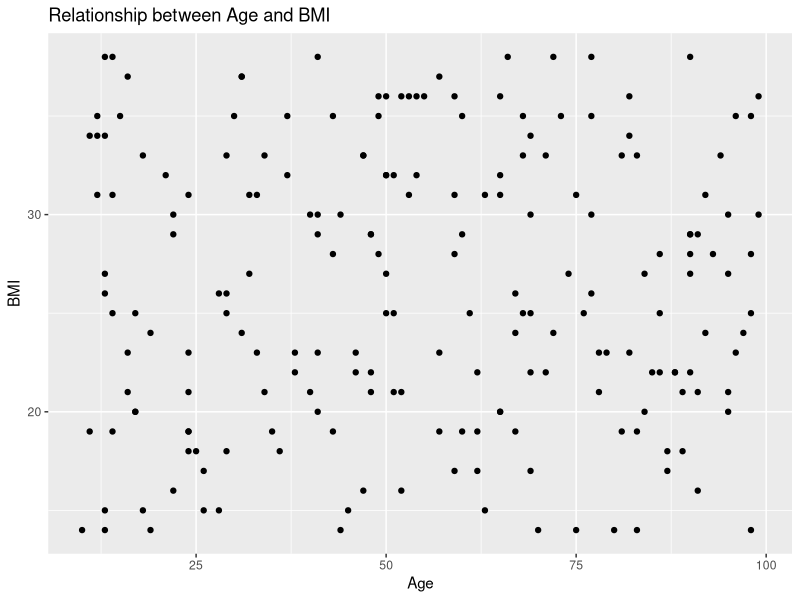
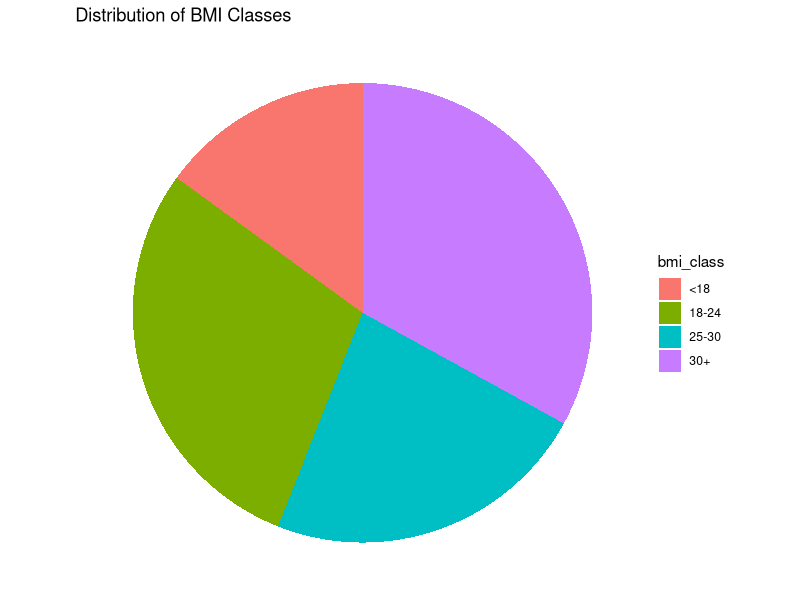
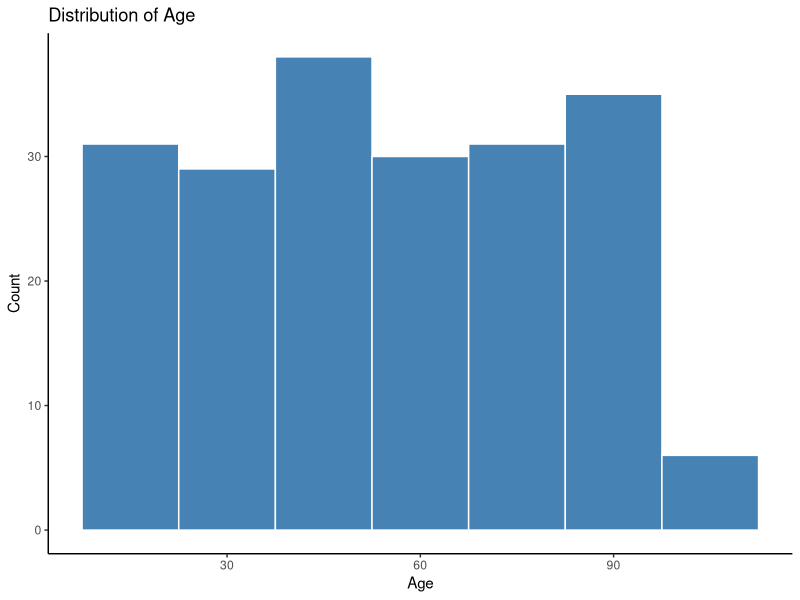
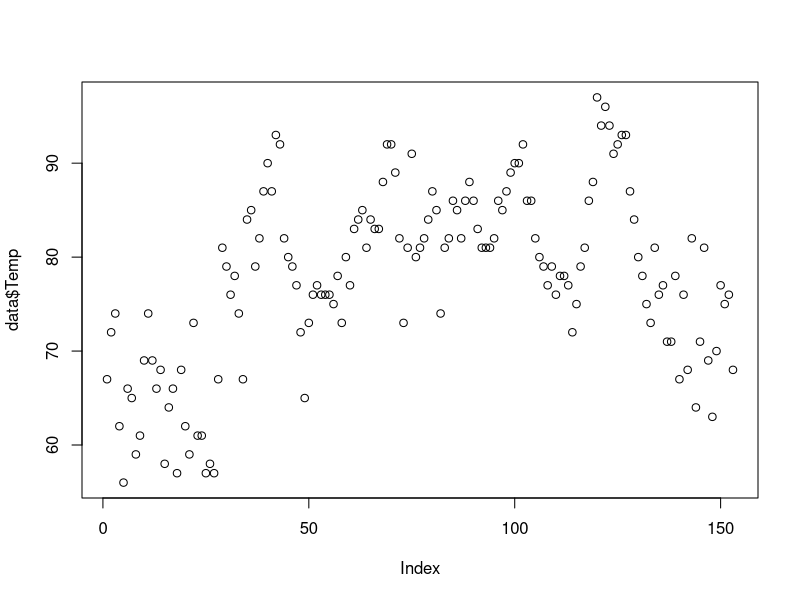
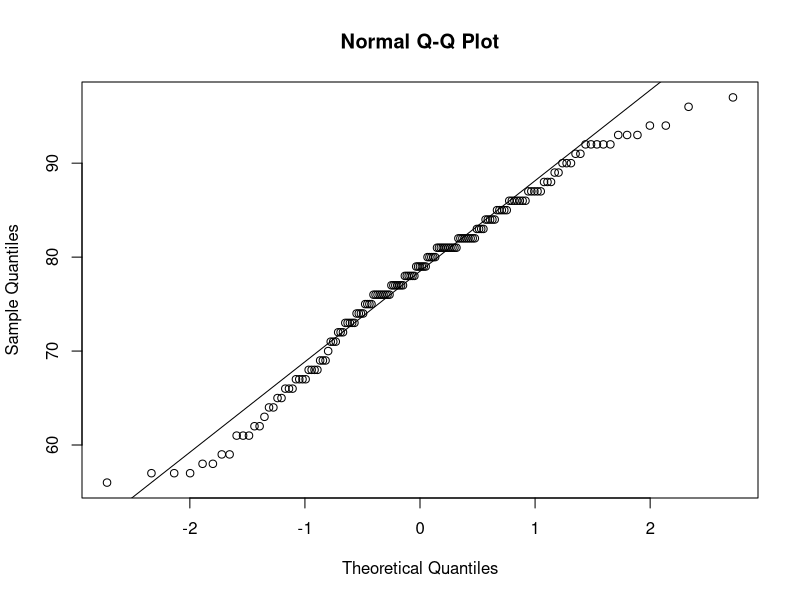
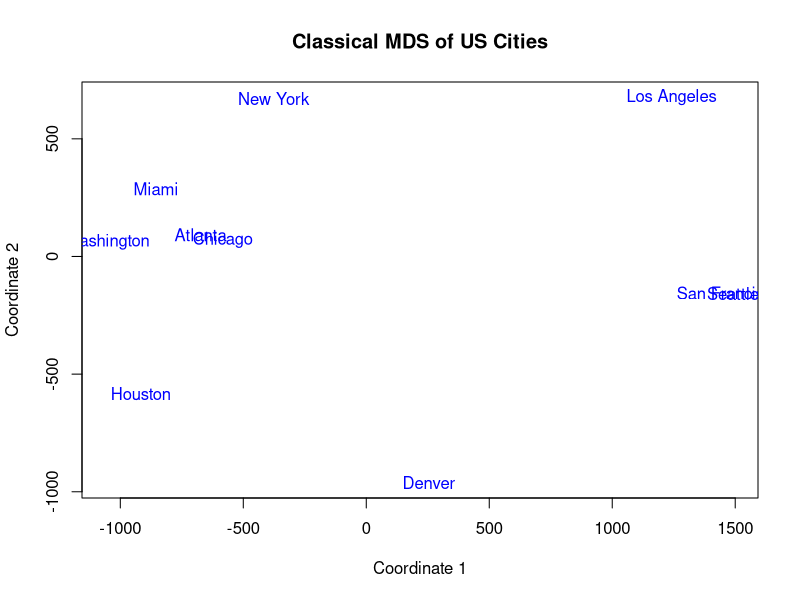
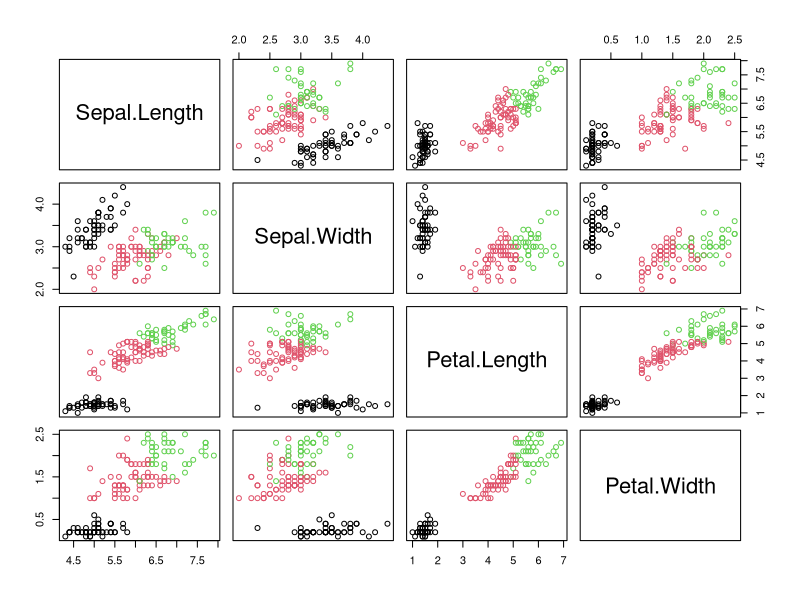
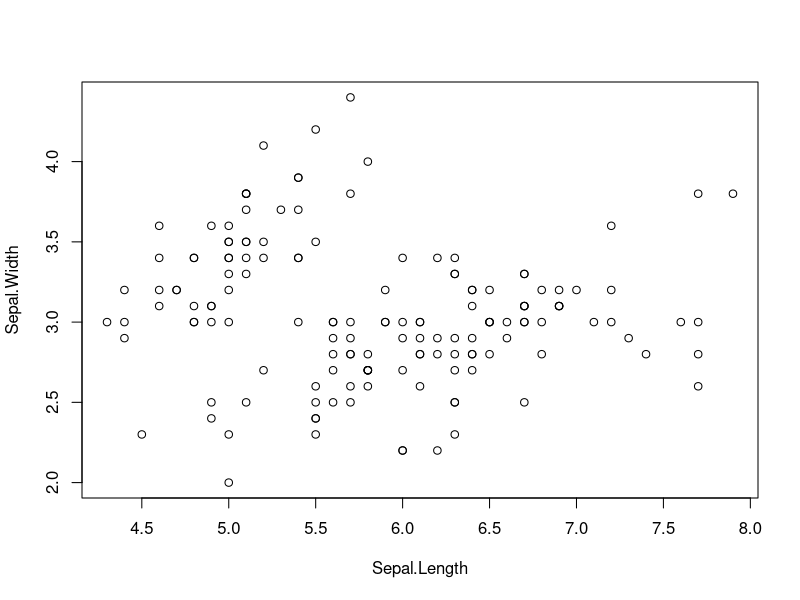

These charts were generated, in order, by the following R code:
# Question No 6

library(ggplot2)
set.seed(33)

# a
age <- sample(10:99, 200, replace = TRUE)
sex <- sample(c("Male", "Female"), 200, replace = TRUE)
education <- sample(c("No education", "Primary", "Secondary", "Beyond secondary"), 200, replace = TRUE)
socioeconomic_status <- sample(c("Low", "Middle", "High"), 200, replace = TRUE)
bmi <- sample(14:38, 200, replace = TRUE)

# b

ggplot(data = data.frame(age, bmi), aes(x = age, y = bmi)) +
  geom_point() +
  labs(x = "Age", y = "BMI", title = "Relationship between Age and BMI")

# There seems to be nor trend at all and the data is scattered all over

# c
bmi_class <- cut(bmi, breaks = c(0, 18, 24, 30, Inf), labels = c("<18", "18-24", "25-30", "30+"))

# pie chart
ggplot(data.frame(bmi_class), aes(x = "", fill = bmi_class)) +
  geom_bar(width = 1) +
  coord_polar("y", start = 0) +
  labs(title = "Distribution of BMI Classes") +
  theme_void() +
  theme(legend.position = "right")

# here first I cut the bin to 5 classes then using ggplot I created pie chart.
# to create pie chart first I created bar then using coord_polar(), I created pie
# chart

# d

ggplot(data.frame(age), aes(x = age)) +
  geom_histogram(binwidth = 15, fill = "steelblue", color = "white") +
  labs(x = "Age", y = "Count", title = "Distribution of Age") +
  theme_classic()

# 

# Question No 7
# Airquality dataset


data <- airquality

# a
# to perform goodness of fit test we have to do following
# check scatterplot
plot(data$Temp)

# qqplot(data$Temp)
qqnorm(data$Temp)
qqline(data$Temp)


ks.test(airquality$Temp, "pnorm")

# even though visually data suggests that it follows normal distribution but
# using ks.test we conclude that data doesnot follows it.
# used ks.test because sample size > 100

# var.test(airquality$Temp~airquality$Month, data = airquality)

summary(aov(airquality$Temp~airquality$Month),data=airquality)
# now that the pvalue is < 0.05 we need to do another test

library(car)
leveneTest(airquality$Temp, airquality$Month)
# now that p value is less than 0.05 we can conclude that there is no equal variance.

# b

leveneTest(Temp ~ as.factor(Month), data = airquality)

# since p value is less than 0.05 we have to use another test



# 8
library(car)
library(e1071)
# a
data <- Arrests
ind <- sample(2, nrow(data), 
              replace = T, prob = c(0.7, 0.3))
train <- data[ind==1,]
test <- data[ind==2,]

# b

# Fit the logistic regression model
logistic_model <- glm(released ~ ., data = train, family = "binomial")

# Fit the Naive Bayes model
nb_model <- naiveBayes(released ~ ., data = train)

# c
# Make predictions on the test data
logistic_pred <- predict(logistic_model, newdata = test, type = "response")
nb_pred <- predict(nb_model, newdata = test)


logistic_pred_class <- ifelse(logistic_pred > 0.5, 1, 0)
logistic_conf_matrix <- table(Predicted = logistic_pred_class, Actual = test$released)
logistic_conf_matrix
logistic_accuracy <- sum(diag(logistic_conf_matrix)) / sum(logistic_conf_matrix)
print(paste("Logistic Regression Accuracy:", logistic_accuracy))

# True Negatives (TN): 21
# These are the cases where the actual outcome was "No" and 
# the logistic regression model correctly predicted "No".
# False Negatives (FN): 31
# These are the cases where the actual outcome was "Yes" but
# the logistic regression model incorrectly predicted "No".
# False Positives (FP): 231
# These are the cases where the actual outcome was "No" but
# the logistic regression model incorrectly predicted "Yes".
# True Positives (TP): 1290
# These are the cases where the actual outcome was "Yes" and
# the logistic regression model correctly predicted "Yes".


nb_conf_matrix <- table(Predicted = nb_pred, Actual = test$release)
nb_conf_matrix
nb_accuracy <- sum(diag(nb_conf_matrix)) / sum(nb_conf_matrix)
print(paste("Naive Bayes Accuracy:", nb_accuracy))

# True Negatives (TN): 46
# These are the cases where the actual outcome was "No" and 
# the Naive Bayes model correctly predicted "No".
# False Negatives (FN): 81
# These are the cases where the actual outcome was "Yes" but
# the Naive Bayes model incorrectly predicted "No".
# False Positives (FP): 206
# These are the cases where the actual outcome was "No" but
# the Naive Bayes model incorrectly predicted "Yes".
# True Positives (TP): 1240
# These are the cases where the actual outcome was "Yes" and 
# the Naive Bayes model correctly predicted "Yes".

# d
# Based on the performance metrics calculated from the confusion matrices,
# the logistic regression model appears to be the better performing model 
# compared to the Naive Bayes model.
# Accuracy of LR Model is 83% which is slightly better than Naive Bayes Algorithms 


# 9

# a. Get dissimilarity distance as city.dissimilarity object
# Step 1: Define the distance matrix
# Distance matrix for 10 US cities
city_distances <- matrix(c(
  0, 587, 1212, 701, 1936, 604, 748, 2139, 2182, 543,
  587, 0, 920, 940, 1745, 1188, 713, 2182, 2234, 597,
  1212, 920, 0, 879, 1949, 1726, 1631, 949, 1021, 1494,
  701, 940, 879, 0, 2394, 968, 1420, 2420, 2442, 597,
  1936, 1745, 1949, 2394, 0, 2300, 1645, 347, 403, 2339,
  604, 1188, 1726, 968, 2300, 0, 781, 2372, 2420, 1121,
  748, 713, 1631, 1420, 1645, 781, 0, 1923, 1960, 688,
  2139, 2182, 949, 2420, 347, 2372, 1923, 0, 214, 2571,
  2182, 2234, 1021, 2442, 403, 2420, 1960, 214, 0, 2534,
  543, 597, 1494, 597, 2339, 1121, 688, 2571, 2534, 0),
  nrow = 10, byrow = TRUE)
# City names
city_names <- c("Atlanta", "Chicago", "Denver", "Houston", "Los Angeles", "Miami", 
                "New York", "San Francisco", "Seattle", "Washington")
# Assign row and column names to the distance matrix
rownames(city_distances) <- city_names
colnames(city_distances) <- city_names
# Convert to a distance object
(city.dissimilarity <- as.dist(city_distances))


# b. Fit a classical multidimensional model using the city.dissimilarity object
city_mds <- cmdscale(city.dissimilarity, eig = TRUE, k = 2)


# c. Get the summary of the model and interpret it carefully
mds_coordinates <- city_mds$points
# Print the summary of the model
summary(city_mds)

# Interpretation: The given summary includes the eigenvalues, which indicate the amount of
# variance captured by each dimension.
eigenvalues <- city_mds$eig
variance_explained <- eigenvalues / sum(eigenvalues) * 100
variance_explained

# d. Get the bi-plot of the model and interpret it carefully
# Plot the MDS result
plot(mds_coordinates, type = "n", xlab = "Coordinate 1", ylab = "Coordinate 2",
     main = "Classical MDS of US Cities")
text(mds_coordinates, labels = rownames(mds_coordinates), col = "blue")

# If there are distinct clusters of points, it suggests that those cities might be 
# grouped together geographically. As if plot we see few clusters of city with distance apart.
# one from east coast and another from west coast, the Denver is just outlier.

# 10
set.seed(33)
iris_data <- iris[,-5]

kmeans_2 <- kmeans(iris_data, centers = 2, nstart = 20)
kmeans_3 <- kmeans(iris_data, centers = 3, nstart = 20)

summary(kmeans_2)
summary(kmeans_3)


plot(iris_data, col = kmeans_3$cluster)
points(kmeans_3$centers, col = 1:3, pch = 8, cex = 2)
# data is ploted for each variable from 1 to 3 columns

cm <- table(iris$Species, 
            kmeans_3$cluster)
cm
# the accuracy is 43%
(accuracy <-
    sum(diag(cm))/sum(cm))

# 
# 49 setosa flowers were assigned to cluster 1.
# 2 versicolor flowers were assigned to cluster 2.
# 36 virginica flowers were assigned to cluster 2.
# It shows that the algorithm was able to correctly identify all the
# setosa flowers and most of the versicolor and virginica flowers, 
# but it had some difficulty distinguishing between versicolor and virginica flowers.
(mce <- 1 - accuracy)

plot(iris_data[c("Sepal.Length", 
              "Sepal.Width")])
plot(iris_data[c("Sepal.Length", 
                "Sepal.Width")],
       col = kmeans_3$cluster)
plot(iris_data[c("Sepal.Length", 
                "Sepal.Width")],
       col = kmeans_3$cluster,
       main = "K-means with 3 
clusters")
# we can see that there is 3 differenct cluster
